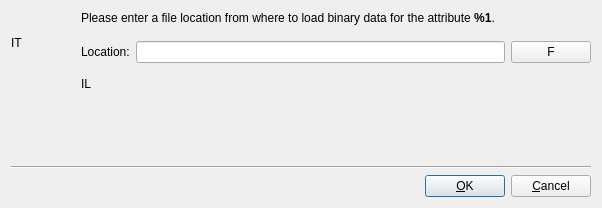
<?xml version="1.0" encoding="UTF-8"?>
<ui version="4.0">
 <class>BinaryEditorDesign</class>
 <widget class="QDialog" name="BinaryEditorDesign">
  <property name="geometry">
   <rect>
    <x>0</x>
    <y>0</y>
    <width>602</width>
    <height>208</height>
   </rect>
  </property>
  <property name="windowTitle">
   <string>Edit attribute</string>
  </property>
  <layout class="QGridLayout">
   <item row="0" column="0">
    <widget class="QLabel" name="iconLabel">
     <property name="sizePolicy">
      <sizepolicy hsizetype="Fixed" vsizetype="Fixed">
       <horstretch>0</horstretch>
       <verstretch>0</verstretch>
      </sizepolicy>
     </property>
     <property name="minimumSize">
      <size>
       <width>64</width>
       <height>64</height>
      </size>
     </property>
     <property name="text">
      <string comment="DO NOT TRANSLATE">IT</string>
     </property>
     <property name="wordWrap">
      <bool>false</bool>
     </property>
    </widget>
   </item>
   <item row="1" column="0">
    <spacer name="spacer4">
     <property name="orientation">
      <enum>Qt::Vertical</enum>
     </property>
     <property name="sizeType">
      <enum>QSizePolicy::Expanding</enum>
     </property>
     <property name="sizeHint" stdset="0">
      <size>
       <width>20</width>
       <height>201</height>
      </size>
     </property>
    </spacer>
   </item>
   <item row="3" column="0" colspan="2">
    <layout class="QHBoxLayout">
     <item>
      <spacer name="spacer1">
       <property name="orientation">
        <enum>Qt::Horizontal</enum>
       </property>
       <property name="sizeType">
        <enum>QSizePolicy::Expanding</enum>
       </property>
       <property name="sizeHint" stdset="0">
        <size>
         <width>390</width>
         <height>21</height>
        </size>
       </property>
      </spacer>
     </item>
     <item>
      <widget class="QPushButton" name="okButton">
       <property name="text">
        <string>&amp;OK</string>
       </property>
       <property name="shortcut">
        <string>Alt+O</string>
       </property>
       <property name="default">
        <bool>true</bool>
       </property>
      </widget>
     </item>
     <item>
      <widget class="QPushButton" name="cancelButton">
       <property name="text">
        <string>&amp;Cancel</string>
       </property>
       <property name="shortcut">
        <string>Alt+C</string>
       </property>
      </widget>
     </item>
    </layout>
   </item>
   <item row="2" column="0" colspan="2">
    <widget class="Line" name="line2">
     <property name="frameShape">
      <enum>QFrame::HLine</enum>
     </property>
     <property name="frameShadow">
      <enum>QFrame::Sunken</enum>
     </property>
    </widget>
   </item>
   <item row="0" column="1" rowspan="2">
    <layout class="QGridLayout">
     <item row="2" column="2">
      <widget class="QPushButton" name="fileButton">
       <property name="text">
        <string comment="DO NOT TRANSLATE">F</string>
       </property>
      </widget>
     </item>
     <item row="1" column="1">
      <spacer name="spacer4_2">
       <property name="orientation">
        <enum>Qt::Vertical</enum>
       </property>
       <property name="sizeType">
        <enum>QSizePolicy::Fixed</enum>
       </property>
       <property name="sizeHint" stdset="0">
        <size>
         <width>21</width>
         <height>10</height>
        </size>
       </property>
      </spacer>
     </item>
     <item row="2" column="1">
      <widget class="QLineEdit" name="valueEdit"/>
     </item>
     <item row="0" column="0" colspan="3">
      <widget class="QLabel" name="attributeLabel">
       <property name="text">
        <string>Please enter a file location from where to load binary data for the attribute &lt;b&gt;%1&lt;/b&gt;.</string>
       </property>
       <property name="wordWrap">
        <bool>false</bool>
       </property>
      </widget>
     </item>
     <item row="4" column="1">
      <spacer name="spacer5">
       <property name="orientation">
        <enum>Qt::Vertical</enum>
       </property>
       <property name="sizeType">
        <enum>QSizePolicy::Expanding</enum>
       </property>
       <property name="sizeHint" stdset="0">
        <size>
         <width>21</width>
         <height>5</height>
        </size>
       </property>
      </spacer>
     </item>
     <item row="3" column="0" colspan="2">
      <widget class="QLabel" name="informationLabel">
       <property name="minimumSize">
        <size>
         <width>0</width>
         <height>30</height>
        </size>
       </property>
       <property name="text">
        <string>IL</string>
       </property>
       <property name="alignment">
        <set>Qt::AlignVCenter</set>
       </property>
       <property name="wordWrap">
        <bool>true</bool>
       </property>
      </widget>
     </item>
     <item row="2" column="0">
      <widget class="QLabel" name="textLabel3">
       <property name="text">
        <string>Location:</string>
       </property>
       <property name="wordWrap">
        <bool>false</bool>
       </property>
      </widget>
     </item>
    </layout>
   </item>
  </layout>
 </widget>
 <layoutdefault spacing="6" margin="11"/>
 <pixmapfunction>qPixmapFromMimeSource</pixmapfunction>
 <tabstops>
  <tabstop>valueEdit</tabstop>
  <tabstop>fileButton</tabstop>
  <tabstop>okButton</tabstop>
  <tabstop>cancelButton</tabstop>
 </tabstops>
 <resources/>
 <connections>
  <connection>
   <sender>okButton</sender>
   <signal>clicked()</signal>
   <receiver>BinaryEditorDesign</receiver>
   <slot>accept()</slot>
   <hints>
    <hint type="sourcelabel">
     <x>20</x>
     <y>20</y>
    </hint>
    <hint type="destinationlabel">
     <x>20</x>
     <y>20</y>
    </hint>
   </hints>
  </connection>
  <connection>
   <sender>cancelButton</sender>
   <signal>clicked()</signal>
   <receiver>BinaryEditorDesign</receiver>
   <slot>reject()</slot>
   <hints>
    <hint type="sourcelabel">
     <x>20</x>
     <y>20</y>
    </hint>
    <hint type="destinationlabel">
     <x>20</x>
     <y>20</y>
    </hint>
   </hints>
  </connection>
  <connection>
   <sender>valueEdit</sender>
   <signal>textChanged(QString)</signal>
   <receiver>BinaryEditorDesign</receiver>
   <slot>updateValue()</slot>
   <hints>
    <hint type="sourcelabel">
     <x>20</x>
     <y>20</y>
    </hint>
    <hint type="destinationlabel">
     <x>20</x>
     <y>20</y>
    </hint>
   </hints>
  </connection>
  <connection>
   <sender>fileButton</sender>
   <signal>clicked()</signal>
   <receiver>BinaryEditorDesign</receiver>
   <slot>showFileDialog()</slot>
   <hints>
    <hint type="sourcelabel">
     <x>20</x>
     <y>20</y>
    </hint>
    <hint type="destinationlabel">
     <x>20</x>
     <y>20</y>
    </hint>
   </hints>
  </connection>
 </connections>
</ui>
